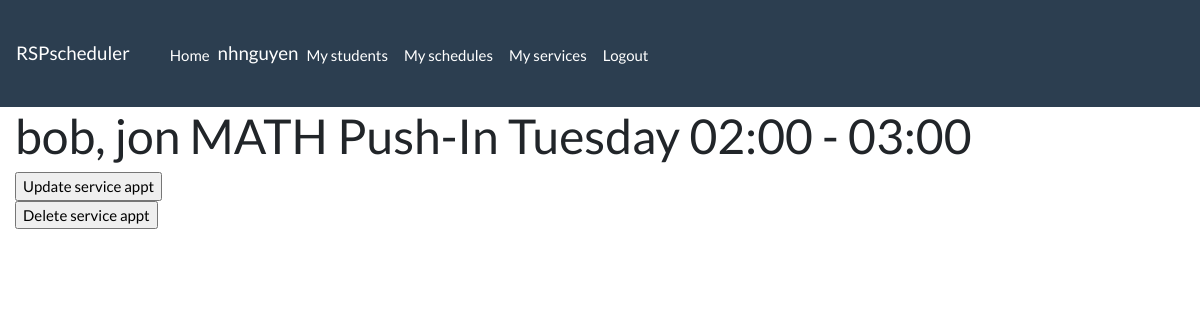
/app/serviceinstance/15 (signed in), run on an earlier commit of the app's database.
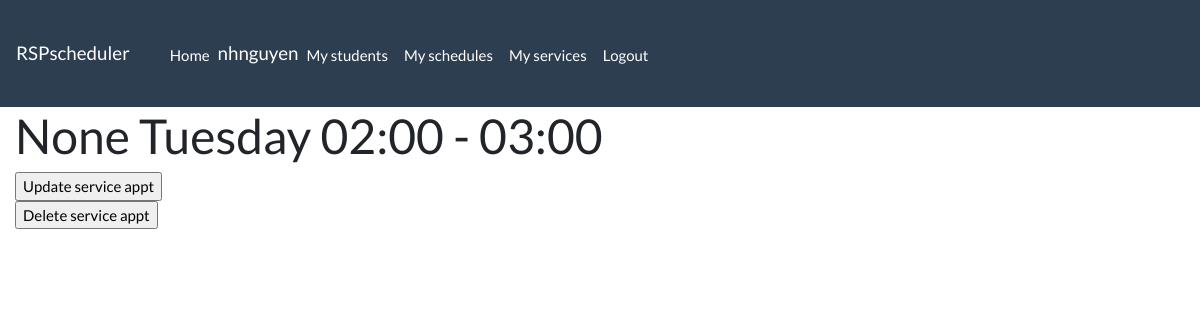
And on a later commit of the database.
### app/models.py (models this page shows, shortened)
class ServiceInstance(models.Model):
    service = models.ForeignKey('Service', related_name='stud_serviceinstances', on_delete=models.SET_NULL, null=True, help_text='The particular service this belongs to')
    DAYS = (
        ('Monday','Monday'),
        ('Tuesday','Tuesday'),
        ('Wednesday','Wednesday'),
        ('Thursday','Thursday'),
        ('Friday','Friday'),
        )
    day = models.CharField(
        max_length=9,
        choices=DAYS,
        help_text='Day for the service')
    time_start = models.TimeField(default=timezone.now, blank=True)
    time_end = models.TimeField(default=timezone.now, blank=True)
    scheduled_for = models.ForeignKey('Schedule', related_name='sched_serviceinstances', on_delete=models.SET_NULL, null=True)
    def __str__(self):
        return '{service}\n{day}\n{start} - {end}'.format(service=self.service, day=self.day,
                                                                                         start=self.time_start.strftime("%I:%M"), end=self.time_end.strftime("%I:%M"))

class Service(models.Model):
    student = models.ForeignKey('Student', related_name='services', on_delete=models.SET_NULL, null=True)
    SUBJECTS = (
        ('MATH', 'Math'),
        ('ELA', 'ELA')
        )
    subject = models.CharField(
        max_length=4,
        choices=SUBJECTS,
        default=None,
        help_text='Subject'
        )
    SERVICES = (
        ('Push-In', 'Push-In'),
        ('Pull-Out', 'Pull-Out')
        )
    service_type = models.CharField(
        max_length=8,
        choices=SERVICES,
        default=None,
        help_text='Service type'
        )
    total_time_req = models.IntegerField(help_text='Enter total time required')
    satisfied = models.BooleanField(help_text='Check if this service has been satisfied')
    def __str__(self):
        return f'{str(self.student)}\n{self.subject} {self.service_type}'

class Student(models.Model):
    first_name = models.CharField(max_length=20, help_text='Enter First Name')
    middle_name = models.CharField(max_length=20, null=True, blank=True, help_text='Enter Middle Name')
    last_name = models.CharField(max_length=20, help_text='Enter Last Name')
    teacher = models.ForeignKey(User, on_delete=models.CASCADE, null=True)
    serviced = models.BooleanField(default=False, help_text='Check if the services for this student have been completed')
    id = models.UUIDField(primary_key=True, default=uuid.uuid4, help_text='Unique ID for this student')
    class Meta:
        ordering = ['last_name', 'first_name']
    def __str__(self):
        return f'{self.last_name}, {self.first_name}'

### app/views.py (the view)
# urls.py: path('serviceinstance/<int:pk>', staff_member_required(views.ServiceInstanceDetailView.as_view()), name='serviceinstance-detail'),
class ServiceInstanceDetailView(LoginRequiredMixin, generic.DetailView):
    login_url = '/accounts/login/'
    model = ServiceInstance

### app/templates/app/serviceinstance_detail.html
{% extends "base_template.html" %}
{% block content %}
    <h1>{{serviceinstance}}</h1>
    <form action="{% url 'update-serviceinstance' serviceinstance.id %}">
        <input type="submit" value="Update service appt">
    </form>
    <form action="{% url 'delete-serviceinstance' serviceinstance.id %}">
        <input type="submit" value="Delete service appt">
    </form>
{% endblock %}

What changed in the data, as far as the page shows it:
changed ServiceInstance: service+day+time_start "bob, jon MATH Push-In Tuesday 02:00 - 03:00" → "None Tuesday 02:00 - 03:00"
